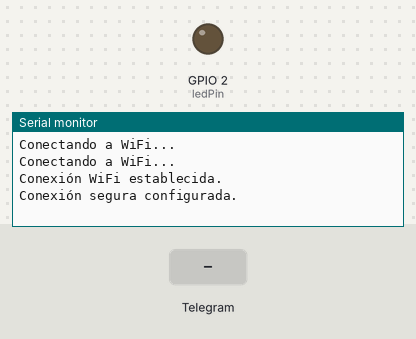
Simulated run of this sketch. Board: ESP32. Shown: output pins drawn as LEDs (lit = HIGH), the last lines printed to the serial monitor. The test bench sets the inputs (shaded band). WiFi joins after 1.5 s; servers stay silent unless stated.

Above: at 3.2 s.
3.3 s: Telegram message "CAMBIO CLAVE" received
At 3.9 s:
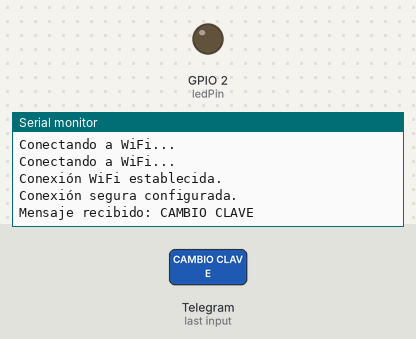
5.0 s: Telegram message "1234" received
At 6.2 s:
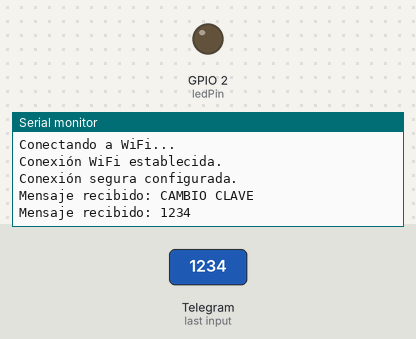

Measured:
- after the input at 3.3 s, the serial monitor: prints a new line after 0.22 s (image 1)
- after the input at 5.0 s, the serial monitor: prints a new line at once (image 2)

The sketch:

codigo_final_telegram.ino
```cpp
#include <WiFi.h>
#include <UniversalTelegramBot.h>
#include <WiFiClientSecure.h>

// Configuración WiFi
const char* ssid = "Yoha A14 BE20";
const char* password = "Leonardo2018";

// Token del bot de Telegram
const char* BOT_TOKEN = "8104194718:AAHOD5B8Ap3XKGa-6AgQ0kDOaxGpA81_vZA";

// Variables del bot y el LED
WiFiClientSecure client;
UniversalTelegramBot bot(BOT_TOKEN, client);
const int ledPin = 2;           // Pin del LED

// Variable para la clave
String clave = "2016";   ///Por defecto el sistema inicia con 2016 como clave
bool esperaToken= false;
bool esperaClaveNueva= false;


void setup() {
    Serial.begin(9600);
    pinMode(ledPin, OUTPUT);    // Configura el LED como salida
    digitalWrite(ledPin, LOW);  // Asegúrate de que el LED esté apagado inicialmente

    // Conexión a WiFi
    WiFi.begin(ssid, password);
    while (WiFi.status() != WL_CONNECTED) {
        delay(1000);
        Serial.println("Conectando a WiFi...");
    }
    Serial.println("Conexión WiFi establecida.");

    client.setCACert(TELEGRAM_CERTIFICATE_ROOT); // Configura conexión segura
    Serial.println("Conexión segura configurada.");
}

void loop() {
    // Verifica si hay mensajes nuevos
    int numNewMessages = bot.getUpdates(bot.last_message_received + 1);

    if (numNewMessages > 0) {
        for (int i = 0; i < numNewMessages; i++) {
            // Obtiene la información del mensaje
            String chat_id = bot.messages[i].chat_id;  // ID del chat
            String mensajeRecibido = bot.messages[i].text; // Texto del mensaje

            // Muestra el mensaje recibido en el monitor serial
            Serial.println("Mensaje recibido: " + mensajeRecibido);

            // Compara el mensaje recibido con la clave
           if (!esperaToken && !esperaClaveNueva && !mensajeRecibido.equalsIgnoreCase("CAMBIO CLAVE")) {
            if (mensajeRecibido == clave) {
                digitalWrite(ledPin, HIGH); // Enciende el LED
                bot.sendMessage(chat_id, "Clave correcta. LED encendido.", "Markdown");
                delay(3000);               // Mantén el LED encendido por 3 segundos
                digitalWrite(ledPin, LOW); // Apaga el LED
                bot.sendMessage(chat_id, "LED apagado.", "Markdown");

            }
            else {
                bot.sendMessage(chat_id, "Clave incorrecta. Intente nuevamente.", "Markdown");
                }
            } if (mensajeRecibido.equalsIgnoreCase("CAMBIO CLAVE") && !esperaToken && !esperaClaveNueva ) { ///EqualsInoreCase es para no distinguir entre mayusculas y minusculas
                 bot.sendMessage(chat_id, "Ingrese token de autorizacion", "Markdown");
                 esperaToken = true;
            }
            else if (esperaToken == true) {

                 if (mensajeRecibido.equals("1234")) { // Token correcto

                    bot.sendMessage(chat_id, "Token correcto, cambio de clave autorizado", "Markdown");
                    bot.sendMessage(chat_id, "Ingrese nueva clave", "Markdown");

                    esperaClaveNueva = true; // Cambiar estado a "esperando nueva clave"esperandoNuevaClave = true; // Cambia al estado de espera de nueva clave
                    esperaToken = false;
                  }
                  else {
                      bot.sendMessage(chat_id, "Token incorrecto, intente nuevamente", "Markdown");
                  }
            }
            else if (esperaClaveNueva == true) {

                    if (mensajeRecibido.length() == 4 && mensajeRecibido.toInt() > 0){
                    //clave no mayor a 4 digitos numericos
                    clave ="";
                    clave= mensajeRecibido;
                    bot.sendMessage(chat_id, "Clave actualizada exitosamente", "Markdown");
                    bot.sendMessage(chat_id, "Nueva clave: " + clave, "Markdown");
                    esperaClaveNueva = false; // Cambiar estado a "esperando nueva clave"esperandoNuevaClave = true; // Cambia al estado de espera de nueva clave
                 } else {
                   bot.sendMessage(chat_id, "La clave debe ser un número de 4 dígitos.", "Markdown");
                  }
            }
    }
 }
}
```
